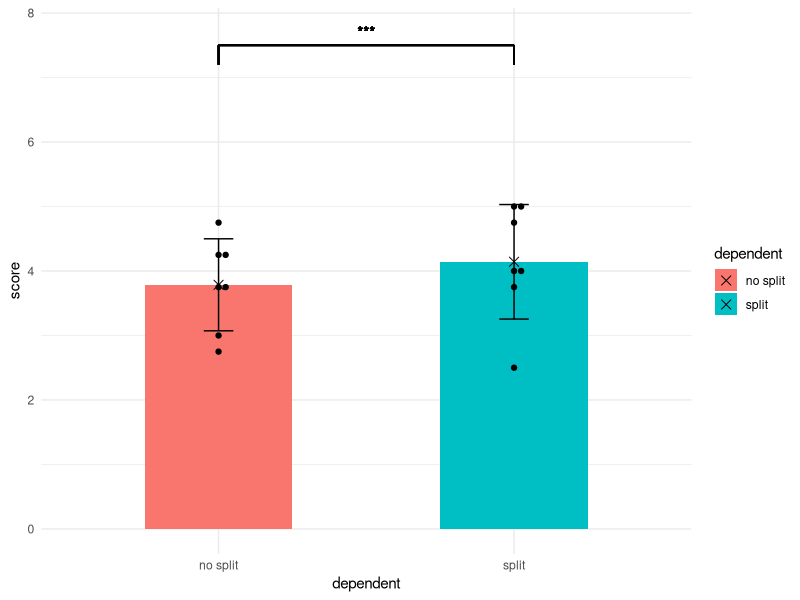
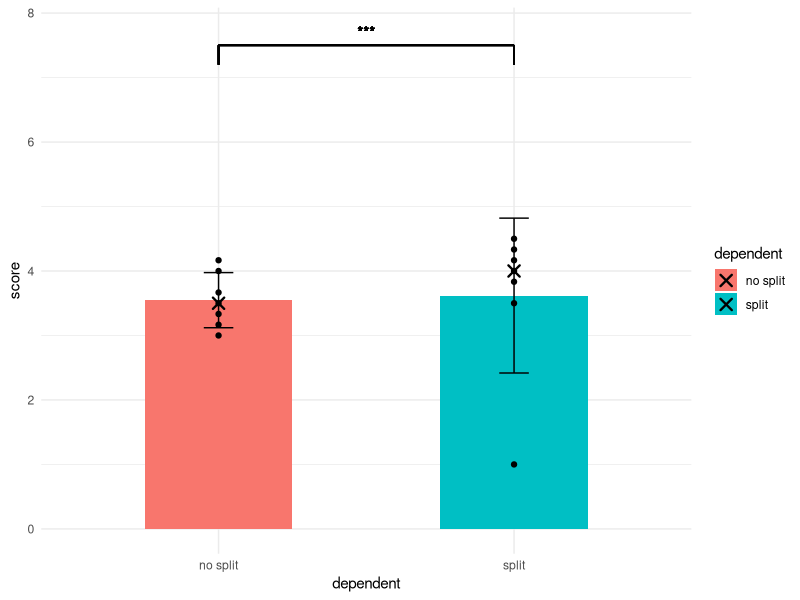
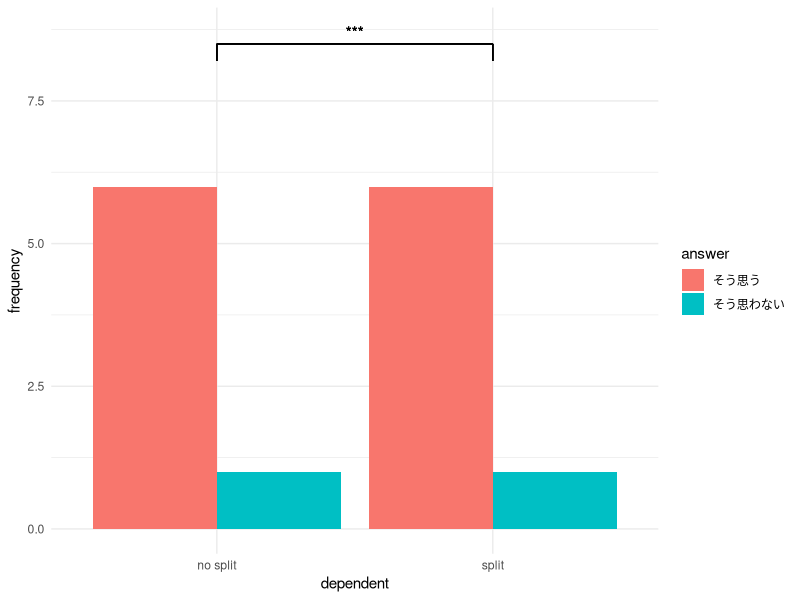

Write the R code that produced these figures, in order.
## ---- chunk 1
personality<-read.csv("csv/personality.csv",header = T)
functional<-read.csv("csv/functional.csv",header = T)
charm<-read.csv("csv/charm.csv",header=T)
## ---- chunk 2
head(personality)
## ---- chunk 3
print("標準偏差",quote=F)
sd(personality$no_split)
print("最小値　第一四分位　中央値　平均値　第三四分位　最大値",quote=F)
summary((personality$no_split))
## ---- chunk 4
print("標準偏差",quote=F)
sd(personality$split)
print("最小値　第一四分位　中央値　平均値　第三四分位　最大値",quote=F)
summary((personality$split))
## ---- chunk 5
library(ggplot2)
library(ggbeeswarm)
library("ggsignif")
library(ggpubr)
## ---- chunk 6
personality_plot_data<-data.frame("dependent"=c(rep("no split",max(personality$ID)),rep("split",max(personality$ID))),"score"=c(personality$no_split,personality$split))
head(personality_plot_data)
tail(personality_plot_data)
## ---- chunk 7
ggplot(personality_plot_data,aes(x = dependent,y = score,fill=dependent))+geom_bar(stat = "summary",fun = "mean",position = position_dodge(width = 0.9),width = 0.5)+stat_summary(geom = "point", shape = 4,fun = "mean", color = "black",size=2.8)+stat_summary(geom = "errorbar",fun.data = "mean_sd",width = 0.1)+geom_beeswarm(cex = 1.2,show.legend = FALSE)+ 
  #検定結果によって変わる
  geom_text(aes(x = 1.5, y = 7.7, label = "***")) + 
  geom_segment(x = 1, xend = 1, y = 7.5, yend = 7.2) +
  geom_segment(x = 1, xend = 2, y = 7.5, yend = 7.5) +
  geom_segment(x = 2, xend = 2, y = 7.5, yend = 7.2) + theme_minimal()
## ---- chunk 8
t.test(personality$no_split,personality$split,paired = T,alternative = "two.sided",var.equal = T,conf.level = 0.95)
## ---- chunk 9
t.test(personality$no_split,personality$split,paired = T,alternative = "two.sided",var.equal = F,conf.level = 0.95)
## ---- chunk 10
wilcox.test(personality$no_split,personality$split,paired = T,alternative = "two.sided")
## ---- chunk 11
head(functional)
## ---- chunk 12
print("標準偏差",quote=F)
sd(functional$no_split)
print("最小値　第一四分位　中央値　平均値　第三四分位　最大値",quote=F)
summary((functional$no_split))
## ---- chunk 13
print("標準偏差",quote=F)
sd(functional$split)
print("最小値　第一四分位　中央値　平均値　第三四分位　最大値",quote=F)
summary((functional$split))
## ---- chunk 14
t.test(functional$no_split,functional$split,paired = T,alternative = "two.sided",var.equal = T,conf.level = 0.95)
## ---- chunk 15
t.test(functional$no_split,functional$split,paired = T,alternative = "two.sided",var.equal = F,conf.level = 0.95)
## ---- chunk 16
library(coin)
## ---- chunk 17
functional_analysis_data<-data.frame("dependent"=factor(c(rep(0,max(functional$ID)),rep(1,max(functional$ID)))),"score"=c(functional$no_split,functional$split))
head(functional_analysis_data)
tail(functional_analysis_data)
## ---- chunk 18
wilcox_test(score ~ dependent,data=functional_analysis_data,paired = T,alternative = "two.sided",distribution="exact")
## ---- chunk 19
functional_plot_data<-data.frame("dependent"=c(rep("no split",max(functional$ID)),rep("split",max(functional$ID))),"score"=c(functional$no_split,functional$split))
head(functional_plot_data)
tail(functional_plot_data)
## ---- chunk 20
ggplot(functional_plot_data,aes(x = dependent,y = score,fill=dependent))+geom_bar(stat = "summary",fun = "mean",position = position_dodge(width = 0.9),width = 0.5)+stat_summary(geom = "point", shape = 4,fun = "median", color = "black",size=3,stroke=1.2)+stat_summary(geom = "errorbar",fun.data = "mean_sd",width = 0.1)+geom_beeswarm(cex = 1.2,show.legend = FALSE)+ 
  #検定結果によって変わる
  geom_text(aes(x = 1.5, y = 7.7, label = "***")) + 
  geom_segment(x = 1, xend = 1, y = 7.5, yend = 7.2) +
  geom_segment(x = 1, xend = 2, y = 7.5, yend = 7.5) +
  geom_segment(x = 2, xend = 2, y = 7.5, yend = 7.2) + theme_minimal()
## ---- chunk 21
head(charm)
## ---- chunk 22
charm_table_no_split<-table(charm$no_split)
round(100*charm_table_no_split/sum(charm_table_no_split),2)
## ---- chunk 23
charm_table_split<-table(charm$split)
round(100*charm_table_split/sum(charm_table_split),2)
## ---- chunk 24
prop.test(c(charm_table_no_split[2],charm_table_split[2]),c(sum(charm_table_no_split),sum(charm_table_split)),alternative = "two.sided",conf.level = 0.95)
## ---- chunk 25
charm_matrix_data<-matrix(c(charm_table_no_split,charm_table_split),nrow=2,byrow=T)
colnames(charm_matrix_data)<-c("そう思わない","そう思う")
rownames(charm_matrix_data)<-c("no split","split")
charm_matrix_data
## ---- chunk 26
fisher.test(charm_matrix_data,conf.level = 0.95)
## ---- chunk 27
charm_plot_data<-data.frame("dependent"=c("no split","no split","split","split"),"answer"=c("そう思わない","そう思う","そう思わない","そう思う"),"frequency"=c(charm_table_no_split,charm_table_split))
head(charm_plot_data)
## ---- chunk 28
ggplot(data=charm_plot_data,aes(x=dependent,y=frequency,fill=answer))+geom_bar(position ="dodge",stat = "identity")+
  #検定結果によって変わる
  geom_text(aes(x = 1.5, y =8.7, label = "***")) + 
  geom_segment(x = 1, xend = 1, y = 8.5, yend = 8.2) +
  geom_segment(x = 1, xend = 2, y = 8.5, yend = 8.5) +
  geom_segment(x = 2, xend = 2, y = 8.5, yend = 8.2)+ theme_minimal()
